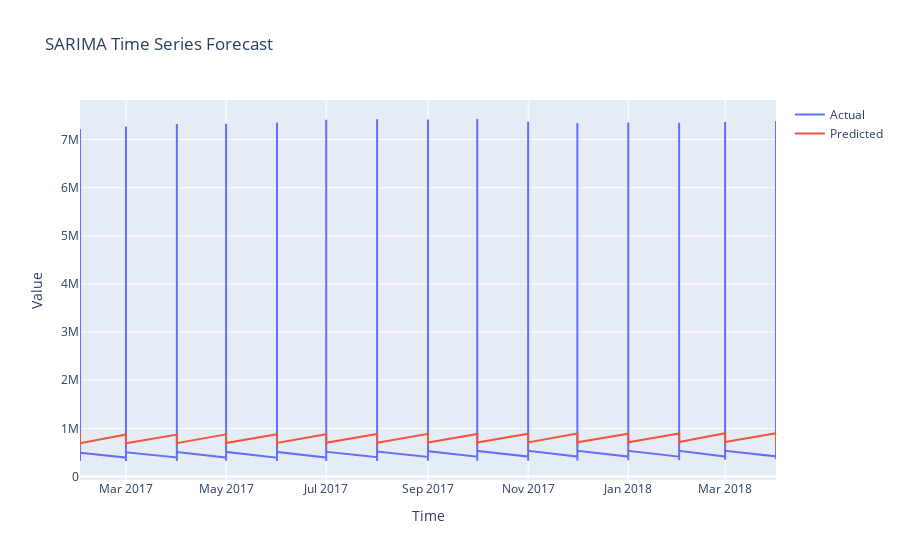

Here is the notebook cell this chart was saved with:
### Code cell
import plotly.graph_objects as go

# Create a figure
fig = go.Figure()

# Add actual values trace
fig.add_trace(go.Scatter(x=test_data.index, y=test_data['value'], name='Actual'))

# Add predicted values trace
fig.add_trace(go.Scatter(x=test_data.index, y=predictions, name='Predicted'))

# Set layout options
fig.update_layout(
    title='SARIMA Time Series Forecast',
    xaxis_title='Time',
    yaxis_title='Value'
)

# Show the plot
fig.show()

### Figure 1 — Plotly figure (JSON) as saved in the notebook; plotly's stock layout.template omitted (floating-point values rounded to 4 significant figures; data arrays with more than 128 entries replaced by an {"elided": "..."} marker saying what was removed)
{"data": [{"name": "Actual", "type": "scatter", "x": {"elided": "1560 str values"}, "y": {"elided": "1560 int values"}}, {"name": "Predicted", "type": "scatter", "x": {"elided": "1560 str values"}, "y": {"elided": "1560 float values"}}], "layout": {"title": {"text": "SARIMA Time Series Forecast"}, "xaxis": {"title": {"text": "Time"}}, "yaxis": {"title": {"text": "Value"}}}}
